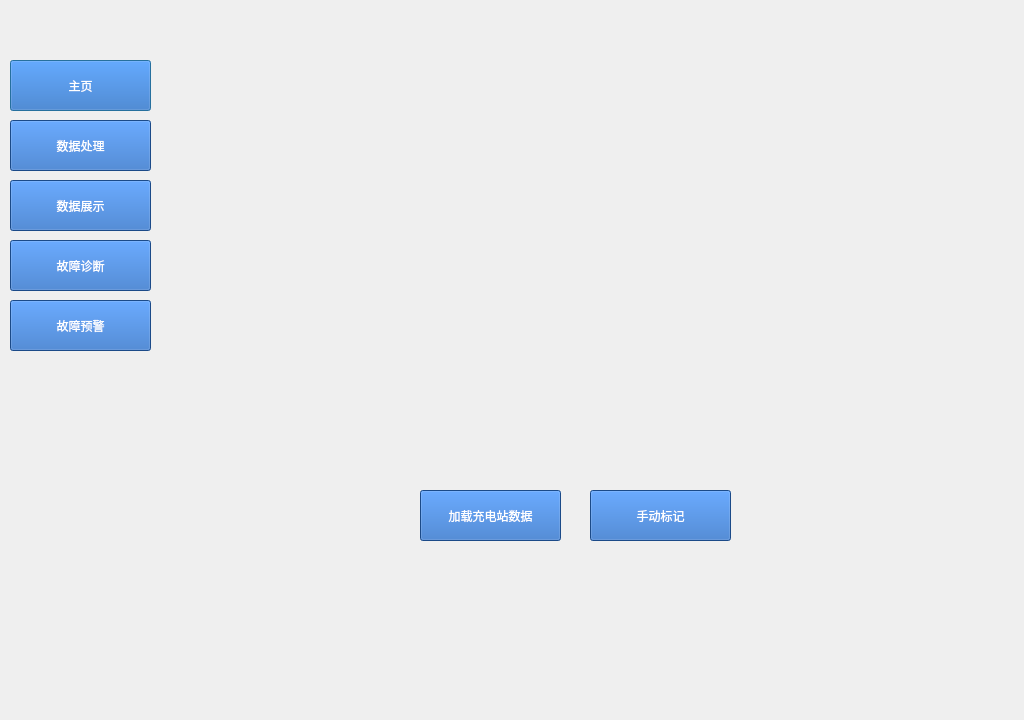
<?xml version="1.0" encoding="UTF-8"?>
<ui version="4.0">
 <class>Dialog</class>
 <widget class="QDialog" name="Dialog">
  <property name="geometry">
   <rect>
    <x>0</x>
    <y>0</y>
    <width>1024</width>
    <height>720</height>
   </rect>
  </property>
  <property name="windowTitle">
   <string>Dialog</string>
  </property>
  <widget class="QPushButton" name="pushButton">
   <property name="geometry">
    <rect>
     <x>10</x>
     <y>60</y>
     <width>141</width>
     <height>51</height>
    </rect>
   </property>
   <property name="layoutDirection">
    <enum>Qt::LeftToRight</enum>
   </property>
   <property name="styleSheet">
    <string notr="true">background-color:rgb(38, 104, 191);
color:rgb(255, 255, 255);
font: 14pt &quot;等线&quot;;

</string>
   </property>
   <property name="text">
    <string>主页</string>
   </property>
  </widget>
  <widget class="QStackedWidget" name="stackedWidget">
   <property name="geometry">
    <rect>
     <x>160</x>
     <y>0</y>
     <width>850</width>
     <height>720</height>
    </rect>
   </property>
   <property name="currentIndex">
    <number>0</number>
   </property>
   <widget class="QWidget" name="page_0">
    <widget class="QWidget" name="widget" native="true">
     <property name="geometry">
      <rect>
       <x>110</x>
       <y>60</y>
       <width>661</width>
       <height>401</height>
      </rect>
     </property>
    </widget>
    <widget class="QPushButton" name="pushButton_8">
     <property name="geometry">
      <rect>
       <x>260</x>
       <y>490</y>
       <width>141</width>
       <height>51</height>
      </rect>
     </property>
     <property name="layoutDirection">
      <enum>Qt::LeftToRight</enum>
     </property>
     <property name="styleSheet">
      <string notr="true">background-color:rgb(38, 104, 191);
color:rgb(255, 255, 255);
font: 14pt &quot;等线&quot;;

</string>
     </property>
     <property name="text">
      <string>加载充电站数据</string>
     </property>
    </widget>
    <widget class="QPushButton" name="pushButton_9">
     <property name="geometry">
      <rect>
       <x>430</x>
       <y>490</y>
       <width>141</width>
       <height>51</height>
      </rect>
     </property>
     <property name="layoutDirection">
      <enum>Qt::LeftToRight</enum>
     </property>
     <property name="styleSheet">
      <string notr="true">background-color:rgb(38, 104, 191);
color:rgb(255, 255, 255);
font: 14pt &quot;等线&quot;;

</string>
     </property>
     <property name="text">
      <string>手动标记</string>
     </property>
    </widget>
   </widget>
   <widget class="QWidget" name="page_1">
    <widget class="QPushButton" name="pushButton_3">
     <property name="geometry">
      <rect>
       <x>240</x>
       <y>10</y>
       <width>371</width>
       <height>51</height>
      </rect>
     </property>
     <property name="layoutDirection">
      <enum>Qt::LeftToRight</enum>
     </property>
     <property name="styleSheet">
      <string notr="true">background-color:rgb(38, 104, 191);
color:rgb(255, 255, 255);
font: 14pt &quot;等线&quot;;

</string>
     </property>
     <property name="text">
      <string>点击添加数据</string>
     </property>
    </widget>
    <widget class="QTableWidget" name="tableWidget">
     <property name="geometry">
      <rect>
       <x>90</x>
       <y>80</y>
       <width>721</width>
       <height>531</height>
      </rect>
     </property>
    </widget>
   </widget>
   <widget class="QWidget" name="page_2">
    <widget class="QTableWidget" name="tableWidget_5">
     <property name="geometry">
      <rect>
       <x>70</x>
       <y>60</y>
       <width>381</width>
       <height>291</height>
      </rect>
     </property>
    </widget>
    <widget class="QLabel" name="label_24">
     <property name="geometry">
      <rect>
       <x>30</x>
       <y>20</y>
       <width>61</width>
       <height>16</height>
      </rect>
     </property>
     <property name="text">
      <string>计数分析</string>
     </property>
    </widget>
   </widget>
   <widget class="QWidget" name="page_3">
    <widget class="QLineEdit" name="lineEdit">
     <property name="geometry">
      <rect>
       <x>130</x>
       <y>80</y>
       <width>181</width>
       <height>31</height>
      </rect>
     </property>
    </widget>
    <widget class="QLineEdit" name="lineEdit_3">
     <property name="geometry">
      <rect>
       <x>130</x>
       <y>160</y>
       <width>181</width>
       <height>31</height>
      </rect>
     </property>
    </widget>
    <widget class="QLineEdit" name="lineEdit_2">
     <property name="geometry">
      <rect>
       <x>130</x>
       <y>120</y>
       <width>181</width>
       <height>31</height>
      </rect>
     </property>
    </widget>
    <widget class="QDateEdit" name="dateEdit">
     <property name="geometry">
      <rect>
       <x>130</x>
       <y>210</y>
       <width>181</width>
       <height>21</height>
      </rect>
     </property>
    </widget>
    <widget class="QDateEdit" name="dateEdit_2">
     <property name="geometry">
      <rect>
       <x>130</x>
       <y>240</y>
       <width>181</width>
       <height>21</height>
      </rect>
     </property>
    </widget>
    <widget class="QLineEdit" name="lineEdit_4">
     <property name="geometry">
      <rect>
       <x>130</x>
       <y>40</y>
       <width>181</width>
       <height>31</height>
      </rect>
     </property>
    </widget>
    <widget class="QLabel" name="label_18">
     <property name="geometry">
      <rect>
       <x>10</x>
       <y>160</y>
       <width>71</width>
       <height>21</height>
      </rect>
     </property>
     <property name="text">
      <string>模型选择</string>
     </property>
    </widget>
    <widget class="QLabel" name="label_19">
     <property name="geometry">
      <rect>
       <x>10</x>
       <y>80</y>
       <width>61</width>
       <height>21</height>
      </rect>
     </property>
     <property name="text">
      <string>充电桩编号</string>
     </property>
    </widget>
    <widget class="QLabel" name="label_20">
     <property name="geometry">
      <rect>
       <x>10</x>
       <y>210</y>
       <width>71</width>
       <height>21</height>
      </rect>
     </property>
     <property name="text">
      <string>开始时间</string>
     </property>
    </widget>
    <widget class="QLabel" name="label_21">
     <property name="geometry">
      <rect>
       <x>10</x>
       <y>40</y>
       <width>71</width>
       <height>21</height>
      </rect>
     </property>
     <property name="text">
      <string>充电站编号</string>
     </property>
    </widget>
    <widget class="QLabel" name="label_22">
     <property name="geometry">
      <rect>
       <x>10</x>
       <y>240</y>
       <width>71</width>
       <height>21</height>
      </rect>
     </property>
     <property name="text">
      <string>结束时间</string>
     </property>
    </widget>
    <widget class="QLabel" name="label_23">
     <property name="geometry">
      <rect>
       <x>0</x>
       <y>120</y>
       <width>71</width>
       <height>21</height>
      </rect>
     </property>
     <property name="text">
      <string>故障种类编号</string>
     </property>
    </widget>
    <widget class="QPushButton" name="pushButton_10">
     <property name="geometry">
      <rect>
       <x>100</x>
       <y>280</y>
       <width>101</width>
       <height>31</height>
      </rect>
     </property>
     <property name="layoutDirection">
      <enum>Qt::LeftToRight</enum>
     </property>
     <property name="styleSheet">
      <string notr="true">background-color:rgb(38, 104, 191);
color:rgb(255, 255, 255);
font: 14pt &quot;等线&quot;;

</string>
     </property>
     <property name="text">
      <string>提交</string>
     </property>
    </widget>
   </widget>
   <widget class="QWidget" name="page_4">
    <widget class="QLineEdit" name="lineEdit_9">
     <property name="geometry">
      <rect>
       <x>130</x>
       <y>40</y>
       <width>181</width>
       <height>31</height>
      </rect>
     </property>
    </widget>
    <widget class="QLineEdit" name="lineEdit_10">
     <property name="geometry">
      <rect>
       <x>130</x>
       <y>120</y>
       <width>181</width>
       <height>31</height>
      </rect>
     </property>
    </widget>
    <widget class="QDateEdit" name="dateEdit_5">
     <property name="geometry">
      <rect>
       <x>130</x>
       <y>210</y>
       <width>181</width>
       <height>21</height>
      </rect>
     </property>
    </widget>
    <widget class="QDateEdit" name="dateEdit_6">
     <property name="geometry">
      <rect>
       <x>130</x>
       <y>240</y>
       <width>181</width>
       <height>21</height>
      </rect>
     </property>
    </widget>
    <widget class="QLineEdit" name="lineEdit_11">
     <property name="geometry">
      <rect>
       <x>130</x>
       <y>80</y>
       <width>181</width>
       <height>31</height>
      </rect>
     </property>
    </widget>
    <widget class="QLineEdit" name="lineEdit_12">
     <property name="geometry">
      <rect>
       <x>130</x>
       <y>160</y>
       <width>181</width>
       <height>31</height>
      </rect>
     </property>
    </widget>
    <widget class="QLabel" name="label">
     <property name="geometry">
      <rect>
       <x>10</x>
       <y>40</y>
       <width>71</width>
       <height>21</height>
      </rect>
     </property>
     <property name="text">
      <string>充电站编号</string>
     </property>
    </widget>
    <widget class="QLabel" name="label_2">
     <property name="geometry">
      <rect>
       <x>10</x>
       <y>80</y>
       <width>61</width>
       <height>21</height>
      </rect>
     </property>
     <property name="text">
      <string>充电桩编号</string>
     </property>
    </widget>
    <widget class="QLabel" name="label_3">
     <property name="geometry">
      <rect>
       <x>0</x>
       <y>120</y>
       <width>71</width>
       <height>21</height>
      </rect>
     </property>
     <property name="text">
      <string>故障种类编号</string>
     </property>
    </widget>
    <widget class="QLabel" name="label_4">
     <property name="geometry">
      <rect>
       <x>10</x>
       <y>160</y>
       <width>71</width>
       <height>21</height>
      </rect>
     </property>
     <property name="text">
      <string>模型选择</string>
     </property>
    </widget>
    <widget class="QLabel" name="label_5">
     <property name="geometry">
      <rect>
       <x>10</x>
       <y>210</y>
       <width>71</width>
       <height>21</height>
      </rect>
     </property>
     <property name="text">
      <string>开始时间</string>
     </property>
    </widget>
    <widget class="QLabel" name="label_11">
     <property name="geometry">
      <rect>
       <x>10</x>
       <y>240</y>
       <width>71</width>
       <height>21</height>
      </rect>
     </property>
     <property name="text">
      <string>结束时间</string>
     </property>
    </widget>
    <widget class="QPushButton" name="pushButton_11">
     <property name="geometry">
      <rect>
       <x>100</x>
       <y>280</y>
       <width>101</width>
       <height>31</height>
      </rect>
     </property>
     <property name="layoutDirection">
      <enum>Qt::LeftToRight</enum>
     </property>
     <property name="styleSheet">
      <string notr="true">background-color:rgb(38, 104, 191);
color:rgb(255, 255, 255);
font: 14pt &quot;等线&quot;;

</string>
     </property>
     <property name="text">
      <string>提交</string>
     </property>
    </widget>
   </widget>
  </widget>
  <widget class="QPushButton" name="pushButton_2">
   <property name="geometry">
    <rect>
     <x>10</x>
     <y>120</y>
     <width>141</width>
     <height>51</height>
    </rect>
   </property>
   <property name="layoutDirection">
    <enum>Qt::LeftToRight</enum>
   </property>
   <property name="styleSheet">
    <string notr="true">background-color:rgb(38, 104, 191);
color:rgb(255, 255, 255);
font: 14pt &quot;等线&quot;;

</string>
   </property>
   <property name="text">
    <string>数据处理</string>
   </property>
  </widget>
  <widget class="QPushButton" name="pushButton_4">
   <property name="geometry">
    <rect>
     <x>10</x>
     <y>180</y>
     <width>141</width>
     <height>51</height>
    </rect>
   </property>
   <property name="layoutDirection">
    <enum>Qt::LeftToRight</enum>
   </property>
   <property name="styleSheet">
    <string notr="true">background-color:rgb(38, 104, 191);
color:rgb(255, 255, 255);
font: 14pt &quot;等线&quot;;

</string>
   </property>
   <property name="text">
    <string>数据展示</string>
   </property>
  </widget>
  <widget class="QPushButton" name="pushButton_5">
   <property name="geometry">
    <rect>
     <x>10</x>
     <y>240</y>
     <width>141</width>
     <height>51</height>
    </rect>
   </property>
   <property name="layoutDirection">
    <enum>Qt::LeftToRight</enum>
   </property>
   <property name="styleSheet">
    <string notr="true">background-color:rgb(38, 104, 191);
color:rgb(255, 255, 255);
font: 14pt &quot;等线&quot;;

</string>
   </property>
   <property name="text">
    <string>故障诊断</string>
   </property>
  </widget>
  <widget class="QPushButton" name="pushButton_6">
   <property name="geometry">
    <rect>
     <x>10</x>
     <y>300</y>
     <width>141</width>
     <height>51</height>
    </rect>
   </property>
   <property name="layoutDirection">
    <enum>Qt::LeftToRight</enum>
   </property>
   <property name="styleSheet">
    <string notr="true">background-color:rgb(38, 104, 191);
color:rgb(255, 255, 255);
font: 14pt &quot;等线&quot;;

</string>
   </property>
   <property name="text">
    <string>故障预警</string>
   </property>
  </widget>
 </widget>
 <resources/>
 <connections>
  <connection>
   <sender>pushButton</sender>
   <signal>clicked()</signal>
   <receiver>Dialog</receiver>
   <slot>click_index_0()</slot>
   <hints>
    <hint type="sourcelabel">
     <x>85</x>
     <y>78</y>
    </hint>
    <hint type="destinationlabel">
     <x>90</x>
     <y>32</y>
    </hint>
   </hints>
  </connection>
  <connection>
   <sender>pushButton_2</sender>
   <signal>clicked()</signal>
   <receiver>Dialog</receiver>
   <slot>click_index_1()</slot>
   <hints>
    <hint type="sourcelabel">
     <x>127</x>
     <y>134</y>
    </hint>
    <hint type="destinationlabel">
     <x>3</x>
     <y>142</y>
    </hint>
   </hints>
  </connection>
  <connection>
   <sender>pushButton_4</sender>
   <signal>clicked()</signal>
   <receiver>Dialog</receiver>
   <slot>click_index_2()</slot>
   <hints>
    <hint type="sourcelabel">
     <x>74</x>
     <y>210</y>
    </hint>
    <hint type="destinationlabel">
     <x>-1</x>
     <y>207</y>
    </hint>
   </hints>
  </connection>
  <connection>
   <sender>pushButton_5</sender>
   <signal>clicked()</signal>
   <receiver>Dialog</receiver>
   <slot>click_index_3()</slot>
   <hints>
    <hint type="sourcelabel">
     <x>91</x>
     <y>270</y>
    </hint>
    <hint type="destinationlabel">
     <x>6</x>
     <y>263</y>
    </hint>
   </hints>
  </connection>
  <connection>
   <sender>pushButton_6</sender>
   <signal>clicked()</signal>
   <receiver>Dialog</receiver>
   <slot>click_index_4()</slot>
   <hints>
    <hint type="sourcelabel">
     <x>48</x>
     <y>326</y>
    </hint>
    <hint type="destinationlabel">
     <x>3</x>
     <y>318</y>
    </hint>
   </hints>
  </connection>
  <connection>
   <sender>pushButton_3</sender>
   <signal>clicked()</signal>
   <receiver>Dialog</receiver>
   <slot>addcsv()</slot>
   <hints>
    <hint type="sourcelabel">
     <x>461</x>
     <y>36</y>
    </hint>
    <hint type="destinationlabel">
     <x>1019</x>
     <y>45</y>
    </hint>
   </hints>
  </connection>
 </connections>
 <slots>
  <slot>click_index_0()</slot>
  <slot>click_index_1()</slot>
  <slot>click_index_2()</slot>
  <slot>click_index_3()</slot>
  <slot>click_index_4()</slot>
  <slot>addcsv()</slot>
 </slots>
</ui>
